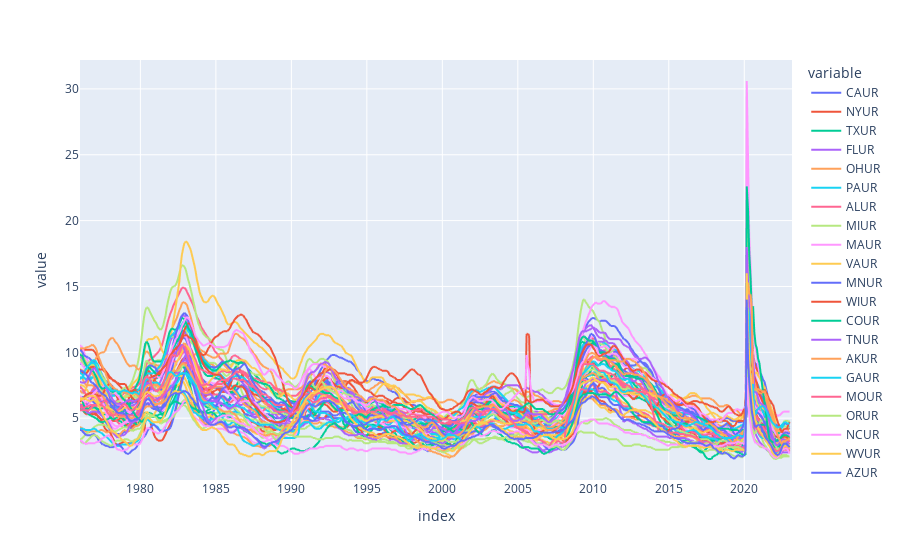

The code cell stored with this chart in its notebook:
### Markdown cell above
## **Data Profiling (Pre-modeling)**

### Code cell
# plot states unemployment rates
df_viz = df[ur_cols]
px.line(df_viz)

### Figure 1 — Plotly figure (JSON) as saved in the notebook; plotly's stock layout.template omitted (floating-point values rounded to 4 significant figures; data arrays with more than 128 entries replaced by an {"elided": "..."} marker saying what was removed)
{"data": [{"hovertemplate": "variable=CAUR<br>index=%{x}<br>value=%{y}<extra></extra>", "legendgroup": "CAUR", "line": {"color": "#636efa", "dash": "solid"}, "marker": {"symbol": "circle"}, "mode": "lines", "name": "CAUR", "showlegend": true, "type": "scattergl", "x": {"elided": "567 str values"}, "xaxis": "x", "y": {"elided": "567 float values"}, "yaxis": "y"}, {"hovertemplate": "variable=NYUR<br>index=%{x}<br>value=%{y}<extra></extra>", "legendgroup": "NYUR", "line": {"color": "#EF553B", "dash": "solid"}, "marker": {"symbol": "circle"}, "mode": "lines", "name": "NYUR", "showlegend": true, "type": "scattergl", "x": {"elided": "567 str values"}, "xaxis": "x", "y": {"elided": "567 float values"}, "yaxis": "y"}, {"hovertemplate": "variable=TXUR<br>index=%{x}<br>value=%{y}<extra></extra>", "legendgroup": "TXUR", "line": {"color": "#00cc96", "dash": "solid"}, "marker": {"symbol": "circle"}, "mode": "lines", "name": "TXUR", "showlegend": true, "type": "scattergl", "x": {"elided": "567 str values"}, "xaxis": "x", "y": {"elided": "567 float values"}, "yaxis": "y"}, {"hovertemplate": "variable=FLUR<br>index=%{x}<br>value=%{y}<extra></extra>", "legendgroup": "FLUR", "line": {"color": "#ab63fa", "dash": "solid"}, "marker": {"symbol": "circle"}, "mode": "lines", "name": "FLUR", "showlegend": true, "type": "scattergl", "x": {"elided": "567 str values"}, "xaxis": "x", "y": {"elided": "567 float values"}, "yaxis": "y"}, {"hovertemplate": "variable=OHUR<br>index=%{x}<br>value=%{y}<extra></extra>", "legendgroup": "OHUR", "line": {"color": "#FFA15A", "dash": "solid"}, "marker": {"symbol": "circle"}, "mode": "lines", "name": "OHUR", "showlegend": true, "type": "scattergl", "x": {"elided": "567 str values"}, "xaxis": "x", "y": {"elided": "567 float values"}, "yaxis": "y"}, {"hovertemplate": "variable=PAUR<br>index=%{x}<br>value=%{y}<extra></extra>", "legendgroup": "PAUR", "line": {"color": "#19d3f3", "dash": "solid"}, "marker": {"symbol": "circle"}, "mode": "lines", "name": "PAUR", "showlegend": true, "type": "scattergl", "x": {"elided": "567 str values"}, "xaxis": "x", "y": {"elided": "567 float values"}, "yaxis": "y"}, {"hovertemplate": "variable=ALUR<br>index=%{x}<br>value=%{y}<extra></extra>", "legendgroup": "ALUR", "line": {"color": "#FF6692", "dash": "solid"}, "marker": {"symbol": "circle"}, "mode": "lines", "name": "ALUR", "showlegend": true, "type": "scattergl", "x": {"elided": "567 str values"}, "xaxis": "x", "y": {"elided": "567 float values"}, "yaxis": "y"}, {"hovertemplate": "variable=MIUR<br>index=%{x}<br>value=%{y}<extra></extra>", "legendgroup": "MIUR", "line": {"color": "#B6E880", "dash": "solid"}, "marker": {"symbol": "circle"}, "mode": "lines", "name": "MIUR", "showlegend": true, "type": "scattergl", "x": {"elided": "567 str values"}, "xaxis": "x", "y": {"elided": "567 float values"}, "yaxis": "y"}, {"hovertemplate": "variable=MAUR<br>index=%{x}<br>value=%{y}<extra></extra>", "legendgroup": "MAUR", "line": {"color": "#FF97FF", "dash": "solid"}, "marker": {"symbol": "circle"}, "mode": "lines", "name": "MAUR", "showlegend": true, "type": "scattergl", "x": {"elided": "567 str values"}, "xaxis": "x", "y": {"elided": "567 float values"}, "yaxis": "y"}, {"hovertemplate": "variable=VAUR<br>index=%{x}<br>value=%{y}<extra></extra>", "legendgroup": "VAUR", "line": {"color": "#FECB52", "dash": "solid"}, "marker": {"symbol": "circle"}, "mode": "lines", "name": "VAUR", "showlegend": true, "type": "scattergl", "x": {"elided": "567 str values"}, "xaxis": "x", "y": {"elided": "567 float values"}, "yaxis": "y"}, {"hovertemplate": "variable=MNUR<br>index=%{x}<br>value=%{y}<extra></extra>", "legendgroup": "MNUR", "line": {"color": "#636efa", "dash": "solid"}, "marker": {"symbol": "circle"}, "mode": "lines", "name": "MNUR", "showlegend": true, "type": "scattergl", "x": {"elided": "567 str values"}, "xaxis": "x", "y": {"elided": "567 float values"}, "yaxis": "y"}, {"hovertemplate": "variable=WIUR<br>index=%{x}<br>value=%{y}<extra></extra>", "legendgroup": "WIUR", "line": {"color": "#EF553B", "dash": "solid"}, "marker": {"symbol": "circle"}, "mode": "lines", "name": "WIUR", "showlegend": true, "type": "scattergl", "x": {"elided": "567 str values"}, "xaxis": "x", "y": {"elided": "567 float values"}, "yaxis": "y"}, {"hovertemplate": "variable=COUR<br>index=%{x}<br>value=%{y}<extra></extra>", "legendgroup": "COUR", "line": {"color": "#00cc96", "dash": "solid"}, "marker": {"symbol": "circle"}, "mode": "lines", "name": "COUR", "showlegend": true, "type": "scattergl", "x": {"elided": "567 str values"}, "xaxis": "x", "y": {"elided": "567 float values"}, "yaxis": "y"}, {"hovertemplate": "variable=TNUR<br>index=%{x}<br>value=%{y}<extra></extra>", "legendgroup": "TNUR", "line": {"color": "#ab63fa", "dash": "solid"}, "marker": {"symbol": "circle"}, "mode": "lines", "name": "TNUR", "showlegend": true, "type": "scattergl", "x": {"elided": "567 str values"}, "xaxis": "x", "y": {"elided": "567 float values"}, "yaxis": "y"}, {"hovertemplate": "variable=AKUR<br>index=%{x}<br>value=%{y}<extra></extra>", "legendgroup": "AKUR", "line": {"color": "#FFA15A", "dash": "solid"}, "marker": {"symbol": "circle"}, "mode": "lines", "name": "AKUR", "showlegend": true, "type": "scattergl", "x": {"elided": "567 str values"}, "xaxis": "x", "y": {"elided": "567 float values"}, "yaxis": "y"}, {"hovertemplate": "variable=GAUR<br>index=%{x}<br>value=%{y}<extra></extra>", "legendgroup": "GAUR", "line": {"color": "#19d3f3", "dash": "solid"}, "marker": {"symbol": "circle"}, "mode": "lines", "name": "GAUR", "showlegend": true, "type": "scattergl", "x": {"elided": "567 str values"}, "xaxis": "x", "y": {"elided": "567 float values"}, "yaxis": "y"}, {"hovertemplate": "variable=MOUR<br>index=%{x}<br>value=%{y}<extra></extra>", "legendgroup": "MOUR", "line": {"color": "#FF6692", "dash": "solid"}, "marker": {"symbol": "circle"}, "mode": "lines", "name": "MOUR", "showlegend": true, "type": "scattergl", "x": {"elided": "567 str values"}, "xaxis": "x", "y": {"elided": "567 float values"}, "yaxis": "y"}, {"hovertemplate": "variable=ORUR<br>index=%{x}<br>value=%{y}<extra></extra>", "legendgroup": "ORUR", "line": {"color": "#B6E880", "dash": "solid"}, "marker": {"symbol": "circle"}, "mode": "lines", "name": "ORUR", "showlegend": true, "type": "scattergl", "x": {"elided": "567 str values"}, "xaxis": "x", "y": {"elided": "567 float values"}, "yaxis": "y"}, {"hovertemplate": "variable=NCUR<br>index=%{x}<br>value=%{y}<extra></extra>", "legendgroup": "NCUR", "line": {"color": "#FF97FF", "dash": "solid"}, "marker": {"symbol": "circle"}, "mode": "lines", "name": "NCUR", "showlegend": true, "type": "scattergl", "x": {"elided": "567 str values"}, "xaxis": "x", "y": {"elided": "567 float values"}, "yaxis": "y"}, {"hovertemplate": "variable=WVUR<br>index=%{x}<br>value=%{y}<extra></extra>", "legendgroup": "WVUR", "line": {"color": "#FECB52", "dash": "solid"}, "marker": {"symbol": "circle"}, "mode": "lines", "name": "WVUR", "showlegend": true, "type": "scattergl", "x": {"elided": "567 str values"}, "xaxis": "x", "y": {"elided": "567 float values"}, "yaxis": "y"}, {"hovertemplate": "variable=AZUR<br>index=%{x}<br>value=%{y}<extra></extra>", "legendgroup": "AZUR", "line": {"color": "#636efa", "dash": "solid"}, "marker": {"symbol": "circle"}, "mode": "lines", "name": "AZUR", "showlegend": true, "type": "scattergl", "x": {"elided": "567 str values"}, "xaxis": "x", "y": {"elided": "567 float values"}, "yaxis": "y"}, {"hovertemplate": "variable=OKUR<br>index=%{x}<br>value=%{y}<extra></extra>", "legendgroup": "OKUR", "line": {"color": "#EF553B", "dash": "solid"}, "marker": {"symbol": "circle"}, "mode": "lines", "name": "OKUR", "showlegend": true, "type": "scattergl", "x": {"elided": "567 str values"}, "xaxis": "x", "y": {"elided": "567 float values"}, "yaxis": "y"}, {"hovertemplate": "variable=INUR<br>index=%{x}<br>value=%{y}<extra></extra>", "legendgroup": "INUR", "line": {"color": "#00cc96", "dash": "solid"}, "marker": {"symbol": "circle"}, "mode": "lines", "name": "INUR", "showlegend": true, "type": "scattergl", "x": {"elided": "567 str values"}, "xaxis": "x", "y": {"elided": "567 float values"}, "yaxis": "y"}, {"hovertemplate": "variable=SCUR<br>index=%{x}<br>value=%{y}<extra></extra>", "legendgroup": "SCUR", "line": {"color": "#ab63fa", "dash": "solid"}, "marker": {"symbol": "circle"}, "mode": "lines", "name": "SCUR", "showlegend": true, "type": "scattergl", "x": {"elided": "567 str values"}, "xaxis": "x", "y": {"elided": "567 float values"}, "yaxis": "y"}, {"hovertemplate": "variable=IAUR<br>index=%{x}<br>value=%{y}<extra></extra>", "legendgroup": "IAUR", "line": {"color": "#FFA15A", "dash": "solid"}, "marker": {"symbol": "circle"}, "mode": "lines", "name": "IAUR", "showlegend": true, "type": "scattergl", "x": {"elided": "567 str values"}, "xaxis": "x", "y": {"elided": "567 float values"}, "yaxis": "y"}, {"hovertemplate": "variable=WAUR<br>index=%{x}<br>value=%{y}<extra></extra>", "legendgroup": "WAUR", "line": {"color": "#19d3f3", "dash": "solid"}, "marker": {"symbol": "circle"}, "mode": "lines", "name": "WAUR", "showlegend": true, "type": "scattergl", "x": {"elided": "567 str values"}, "xaxis": "x", "y": {"elided": "567 float values"}, "yaxis": "y"}, {"hovertemplate": "variable=ARUR<br>index=%{x}<br>value=%{y}<extra></extra>", "legendgroup": "ARUR", "line": {"color": "#FF6692", "dash": "solid"}, "marker": {"symbol": "circle"}, "mode": "lines", "name": "ARUR", "showlegend": true, "type": "scattergl", "x": {"elided": "567 str values"}, "xaxis": "x", "y": {"elided": "567 float values"}, "yaxis": "y"}, {"hovertemplate": "variable=NDUR<br>index=%{x}<br>value=%{y}<extra></extra>", "legendgroup": "NDUR", "line": {"color": "#B6E880", "dash": "solid"}, "marker": {"symbol": "circle"}, "mode": "lines", "name": "NDUR", "showlegend": true, "type": "scattergl", "x": {"elided": "567 str values"}, "xaxis": "x", "y": {"elided": "567 float values"}, "yaxis": "y"}, {"hovertemplate": "variable=NVUR<br>index=%{x}<br>value=%{y}<extra></extra>", "legendgroup": "NVUR", "line": {"color": "#FF97FF", "dash": "solid"}, "marker": {"symbol": "circle"}, "mode": "lines", "name": "NVUR", "showlegend": true, "type": "scattergl", "x": {"elided": "567 str values"}, "xaxis": "x", "y": {"elided": "567 float values"}, "yaxis": "y"}, {"hovertemplate": "variable=NMUR<br>index=%{x}<br>value=%{y}<extra></extra>", "legendgroup": "NMUR", "line": {"color": "#FECB52", "dash": "solid"}, "marker": {"symbol": "circle"}, "mode": "lines", "name": "NMUR", "showlegend": true, "type": "scattergl", "x": {"elided": "567 str values"}, "xaxis": "x", "y": {"elided": "567 float values"}, "yaxis": "y"}, {"hovertemplate": "variable=ILUR<br>index=%{x}<br>value=%{y}<extra></extra>", "legendgroup": "ILUR", "line": {"color": "#636efa", "dash": "solid"}, "marker": {"symbol": "circle"}, "mode": "lines", "name": "ILUR", "showlegend": true, "type": "scattergl", "x": {"elided": "567 str values"}, "xaxis": "x", "y": {"elided": "567 float values"}, "yaxis": "y"}, {"hovertemplate": "variable=LAUR<br>index=%{x}<br>value=%{y}<extra></extra>", "legendgroup": "LAUR", "line": {"color": "#EF553B", "dash": "solid"}, "marker": {"symbol": "circle"}, "mode": "lines", "name": "LAUR", "showlegend": true, "type": "scattergl", "x": {"elided": "567 str values"}, "xaxis": "x", "y": {"elided": "567 float values"}, "yaxis": "y"}, {"hovertemplate": "variable=KYUR<br>index=%{x}<br>value=%{y}<extra></extra>", "legendgroup": "KYUR", "line": {"color": "#00cc96", "dash": "solid"}, "marker": {"symbol": "circle"}, "mode": "lines", "name": "KYUR", "showlegend": true, "type": "scattergl", "x": {"elided": "567 str values"}, "xaxis": "x", "y": {"elided": "567 float values"}, "yaxis": "y"}, {"hovertemplate": "variable=UTUR<br>index=%{x}<br>value=%{y}<extra></extra>", "legendgroup": "UTUR", "line": {"color": "#ab63fa", "dash": "solid"}, "marker": {"symbol": "circle"}, "mode": "lines", "name": "UTUR", "showlegend": true, "type": "scattergl", "x": {"elided": "567 str values"}, "xaxis": "x", "y": {"elided": "567 float values"}, "yaxis": "y"}, {"hovertemplate": "variable=CTUR<br>index=%{x}<br>value=%{y}<extra></extra>", "legendgroup": "CTUR", "line": {"color": "#FFA15A", "dash": "solid"}, "marker": {"symbol": "circle"}, "mode": "lines", "name": "CTUR", "showlegend": true, "type": "scattergl", "x": {"elided": "567 str values"}, "xaxis": "x", "y": {"elided": "567 float values"}, "yaxis": "y"}, {"hovertemplate": "variable=KSUR<br>index=%{x}<br>value=%{y}<extra></extra>", "legendgroup": "KSUR", "line": {"color": "#19d3f3", "dash": "solid"}, "marker": {"symbol": "circle"}, "mode": "lines", "name": "KSUR", "showlegend": true, "type": "scattergl", "x": {"elided": "567 str values"}, "xaxis": "x", "y": {"elided": "567 float values"}, "yaxis": "y"}, {"hovertemplate": "variable=MTUR<br>index=%{x}<br>value=%{y}<extra></extra>", "legendgroup": "MTUR", "line": {"color": "#FF6692", "dash": "solid"}, "marker": {"symbol": "circle"}, "mode": "lines", "name": "MTUR", "showlegend": true, "type": "scattergl", "x": {"elided": "567 str values"}, "xaxis": "x", "y": {"elided": "567 float values"}, "yaxis": "y"}, {"hovertemplate": "variable=MEUR<br>index=%{x}<br>value=%{y}<extra></extra>", "legendgroup": "MEUR", "line": {"color": "#B6E880", "dash": "solid"}, "marker": {"symbol": "circle"}, "mode": "lines", "name": "MEUR", "showlegend": true, "type": "scattergl", "x": {"elided": "567 str values"}, "xaxis": "x", "y": {"elided": "567 float values"}, "yaxis": "y"}, {"hovertemplate": "variable=MSUR<br>index=%{x}<br>value=%{y}<extra></extra>", "legendgroup": "MSUR", "line": {"color": "#FF97FF", "dash": "solid"}, "marker": {"symbol": "circle"}, "mode": "lines", "name": "MSUR", "showlegend": true, "type": "scattergl", "x": {"elided": "567 str values"}, "xaxis": "x", "y": {"elided": "567 float values"}, "yaxis": "y"}, {"hovertemplate": "variable=MDUR<br>index=%{x}<br>value=%{y}<extra></extra>", "legendgroup": "MDUR", "line": {"color": "#FECB52", "dash": "solid"}, "marker": {"symbol": "circle"}, "mode": "lines", "name": "MDUR", "showlegend": true, "type": "scattergl", "x": {"elided": "567 str values"}, "xaxis": "x", "y": {"elided": "567 float values"}, "yaxis": "y"}, {"hovertemplate": "variable=WYUR<br>index=%{x}<br>value=%{y}<extra></extra>", "legendgroup": "WYUR", "line": {"color": "#636efa", "dash": "solid"}, "marker": {"symbol": "circle"}, "mode": "lines", "name": "WYUR", "showlegend": true, "type": "scattergl", "x": {"elided": "567 str values"}, "xaxis": "x", "y": {"elided": "567 float values"}, "yaxis": "y"}, {"hovertemplate": "variable=DCUR<br>index=%{x}<br>value=%{y}<extra></extra>", "legendgroup": "DCUR", "line": {"color": "#EF553B", "dash": "solid"}, "marker": {"symbol": "circle"}, "mode": "lines", "name": "DCUR", "showlegend": true, "type": "scattergl", "x": {"elided": "567 str values"}, "xaxis": "x", "y": {"elided": "567 float values"}, "yaxis": "y"}, {"hovertemplate": "variable=HIUR<br>index=%{x}<br>value=%{y}<extra></extra>", "legendgroup": "HIUR", "line": {"color": "#00cc96", "dash": "solid"}, "marker": {"symbol": "circle"}, "mode": "lines", "name": "HIUR", "showlegend": true, "type": "scattergl", "x": {"elided": "567 str values"}, "xaxis": "x", "y": {"elided": "567 float values"}, "yaxis": "y"}, {"hovertemplate": "variable=RIUR<br>index=%{x}<br>value=%{y}<extra></extra>", "legendgroup": "RIUR", "line": {"color": "#ab63fa", "dash": "solid"}, "marker": {"symbol": "circle"}, "mode": "lines", "name": "RIUR", "showlegend": true, "type": "scattergl", "x": {"elided": "567 str values"}, "xaxis": "x", "y": {"elided": "567 float values"}, "yaxis": "y"}, {"hovertemplate": "variable=NJUR<br>index=%{x}<br>value=%{y}<extra></extra>", "legendgroup": "NJUR", "line": {"color": "#FFA15A", "dash": "solid"}, "marker": {"symbol": "circle"}, "mode": "lines", "name": "NJUR", "showlegend": true, "type": "scattergl", "x": {"elided": "567 str values"}, "xaxis": "x", "y": {"elided": "567 float values"}, "yaxis": "y"}, {"hovertemplate": "variable=DEUR<br>index=%{x}<br>value=%{y}<extra></extra>", "legendgroup": "DEUR", "line": {"color": "#19d3f3", "dash": "solid"}, "marker": {"symbol": "circle"}, "mode": "lines", "name": "DEUR", "showlegend": true, "type": "scattergl", "x": {"elided": "567 str values"}, "xaxis": "x", "y": {"elided": "567 float values"}, "yaxis": "y"}, {"hovertemplate": "variable=IDUR<br>index=%{x}<br>value=%{y}<extra></extra>", "legendgroup": "IDUR", "line": {"color": "#FF6692", "dash": "solid"}, "marker": {"symbol": "circle"}, "mode": "lines", "name": "IDUR", "showlegend": true, "type": "scattergl", "x": {"elided": "567 str values"}, "xaxis": "x", "y": {"elided": "567 float values"}, "yaxis": "y"}, {"hovertemplate": "variable=SDUR<br>index=%{x}<br>value=%{y}<extra></extra>", "legendgroup": "SDUR", "line": {"color": "#B6E880", "dash": "solid"}, "marker": {"symbol": "circle"}, "mode": "lines", "name": "SDUR", "showlegend": true, "type": "scattergl", "x": {"elided": "567 str values"}, "xaxis": "x", "y": {"elided": "567 float values"}, "yaxis": "y"}, {"hovertemplate": "variable=NEUR<br>index=%{x}<br>value=%{y}<extra></extra>", "legendgroup": "NEUR", "line": {"color": "#FF97FF", "dash": "solid"}, "marker": {"symbol": "circle"}, "mode": "lines", "name": "NEUR", "showlegend": true, "type": "scattergl", "x": {"elided": "567 str values"}, "xaxis": "x", "y": {"elided": "567 float values"}, "yaxis": "y"}, {"hovertemplate": "variable=NHUR<br>index=%{x}<br>value=%{y}<extra></extra>", "legendgroup": "NHUR", "line": {"color": "#FECB52", "dash": "solid"}, "marker": {"symbol": "circle"}, "mode": "lines", "name": "NHUR", "showlegend": true, "type": "scattergl", "x": {"elided": "567 str values"}, "xaxis": "x", "y": {"elided": "567 float values"}, "yaxis": "y"}, {"hovertemplate": "variable=VTUR<br>index=%{x}<br>value=%{y}<extra></extra>", "legendgroup": "VTUR", "line": {"color": "#636efa", "dash": "solid"}, "marker": {"symbol": "circle"}, "mode": "lines", "name": "VTUR", "showlegend": true, "type": "scattergl", "x": {"elided": "567 str values"}, "xaxis": "x", "y": {"elided": "567 float values"}, "yaxis": "y"}], "layout": {"legend": {"title": {"text": "variable"}, "tracegroupgap": 0}, "margin": {"t": 60}, "xaxis": {"anchor": "y", "domain": [0, 1], "title": {"text": "index"}}, "yaxis": {"anchor": "x", "domain": [0, 1], "title": {"text": "value"}}}}
